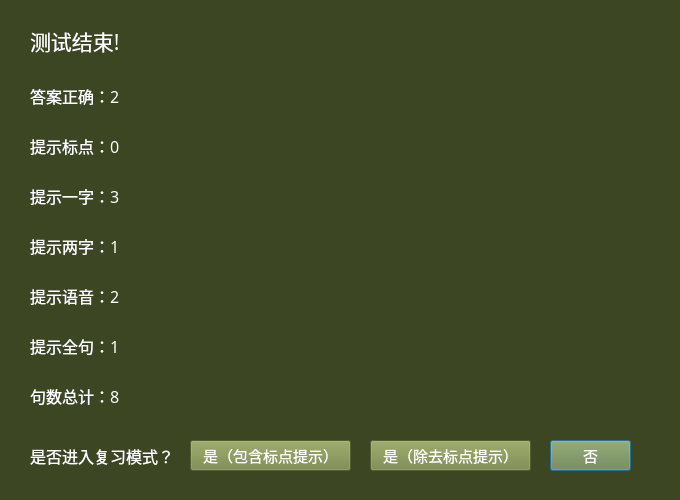
<?xml version="1.0" encoding="UTF-8"?>
<ui version="4.0">
 <class>ReciteWholeReview</class>
 <widget class="QDialog" name="ReciteWholeReview">
  <property name="geometry">
   <rect>
    <x>0</x>
    <y>0</y>
    <width>680</width>
    <height>500</height>
   </rect>
  </property>
  <property name="minimumSize">
   <size>
    <width>680</width>
    <height>500</height>
   </size>
  </property>
  <property name="maximumSize">
   <size>
    <width>680</width>
    <height>500</height>
   </size>
  </property>
  <property name="windowTitle">
   <string>测试结束！</string>
  </property>
  <property name="styleSheet">
   <string notr="true">background-color: rgb(60, 70, 35);</string>
  </property>
  <widget class="QLabel" name="labelReview">
   <property name="geometry">
    <rect>
     <x>30</x>
     <y>440</y>
     <width>161</width>
     <height>31</height>
    </rect>
   </property>
   <property name="font">
    <font>
     <family>等线</family>
     <pointsize>12</pointsize>
    </font>
   </property>
   <property name="styleSheet">
    <string notr="true">color: rgb(255, 255, 255);</string>
   </property>
   <property name="text">
    <string>是否进入复习模式？</string>
   </property>
  </widget>
  <widget class="QLabel" name="labelTitle">
   <property name="geometry">
    <rect>
     <x>30</x>
     <y>25</y>
     <width>391</width>
     <height>31</height>
    </rect>
   </property>
   <property name="font">
    <font>
     <family>等线</family>
     <pointsize>16</pointsize>
    </font>
   </property>
   <property name="styleSheet">
    <string notr="true">color: rgb(255, 255, 255);</string>
   </property>
   <property name="text">
    <string>测试结束!</string>
   </property>
  </widget>
  <widget class="QLabel" name="labelOne">
   <property name="geometry">
    <rect>
     <x>30</x>
     <y>180</y>
     <width>191</width>
     <height>31</height>
    </rect>
   </property>
   <property name="font">
    <font>
     <family>等线</family>
     <pointsize>12</pointsize>
    </font>
   </property>
   <property name="styleSheet">
    <string notr="true">color: rgb(255, 255, 255);</string>
   </property>
   <property name="text">
    <string>提示一字：3</string>
   </property>
  </widget>
  <widget class="QLabel" name="labelPunctuation">
   <property name="geometry">
    <rect>
     <x>30</x>
     <y>130</y>
     <width>191</width>
     <height>31</height>
    </rect>
   </property>
   <property name="font">
    <font>
     <family>等线</family>
     <pointsize>12</pointsize>
    </font>
   </property>
   <property name="styleSheet">
    <string notr="true">color: rgb(255, 255, 255);</string>
   </property>
   <property name="text">
    <string>提示标点：0</string>
   </property>
  </widget>
  <widget class="QPushButton" name="pushButtonNo">
   <property name="geometry">
    <rect>
     <x>550</x>
     <y>440</y>
     <width>81</width>
     <height>31</height>
    </rect>
   </property>
   <property name="font">
    <font>
     <family>等线</family>
     <pointsize>11</pointsize>
    </font>
   </property>
   <property name="styleSheet">
    <string notr="true">background-color: rgb(117, 133, 67);
color: rgb(255, 255, 255);</string>
   </property>
   <property name="text">
    <string>否</string>
   </property>
  </widget>
  <widget class="QPushButton" name="pushButtonYesT">
   <property name="geometry">
    <rect>
     <x>190</x>
     <y>440</y>
     <width>161</width>
     <height>31</height>
    </rect>
   </property>
   <property name="font">
    <font>
     <family>等线</family>
     <pointsize>11</pointsize>
    </font>
   </property>
   <property name="styleSheet">
    <string notr="true">background-color: rgb(117, 133, 67);
color: rgb(255, 255, 255);</string>
   </property>
   <property name="text">
    <string>是（包含标点提示）</string>
   </property>
  </widget>
  <widget class="QLabel" name="labelTwo">
   <property name="geometry">
    <rect>
     <x>30</x>
     <y>230</y>
     <width>191</width>
     <height>31</height>
    </rect>
   </property>
   <property name="font">
    <font>
     <family>等线</family>
     <pointsize>12</pointsize>
    </font>
   </property>
   <property name="styleSheet">
    <string notr="true">color: rgb(255, 255, 255);</string>
   </property>
   <property name="text">
    <string>提示两字：1</string>
   </property>
  </widget>
  <widget class="QLabel" name="labelRead">
   <property name="geometry">
    <rect>
     <x>30</x>
     <y>280</y>
     <width>191</width>
     <height>31</height>
    </rect>
   </property>
   <property name="font">
    <font>
     <family>等线</family>
     <pointsize>12</pointsize>
    </font>
   </property>
   <property name="styleSheet">
    <string notr="true">color: rgb(255, 255, 255);</string>
   </property>
   <property name="text">
    <string>提示语音：2</string>
   </property>
  </widget>
  <widget class="QLabel" name="labelAll">
   <property name="geometry">
    <rect>
     <x>30</x>
     <y>330</y>
     <width>191</width>
     <height>31</height>
    </rect>
   </property>
   <property name="font">
    <font>
     <family>等线</family>
     <pointsize>12</pointsize>
    </font>
   </property>
   <property name="styleSheet">
    <string notr="true">color: rgb(255, 255, 255);</string>
   </property>
   <property name="text">
    <string>提示全句：1</string>
   </property>
  </widget>
  <widget class="QPushButton" name="pushButtonYesF">
   <property name="geometry">
    <rect>
     <x>370</x>
     <y>440</y>
     <width>161</width>
     <height>31</height>
    </rect>
   </property>
   <property name="font">
    <font>
     <family>等线</family>
     <pointsize>11</pointsize>
    </font>
   </property>
   <property name="styleSheet">
    <string notr="true">background-color: rgb(117, 133, 67);
color: rgb(255, 255, 255);</string>
   </property>
   <property name="text">
    <string>是（除去标点提示）</string>
   </property>
  </widget>
  <widget class="QLabel" name="labelRight">
   <property name="geometry">
    <rect>
     <x>30</x>
     <y>80</y>
     <width>191</width>
     <height>31</height>
    </rect>
   </property>
   <property name="font">
    <font>
     <family>等线</family>
     <pointsize>12</pointsize>
    </font>
   </property>
   <property name="styleSheet">
    <string notr="true">color: rgb(255, 255, 255);</string>
   </property>
   <property name="text">
    <string>答案正确：2</string>
   </property>
  </widget>
  <widget class="QLabel" name="labelTotal">
   <property name="geometry">
    <rect>
     <x>30</x>
     <y>380</y>
     <width>191</width>
     <height>31</height>
    </rect>
   </property>
   <property name="font">
    <font>
     <family>等线</family>
     <pointsize>12</pointsize>
    </font>
   </property>
   <property name="styleSheet">
    <string notr="true">color: rgb(255, 255, 255);</string>
   </property>
   <property name="text">
    <string>句数总计：8</string>
   </property>
  </widget>
 </widget>
 <resources/>
 <connections/>
</ui>
